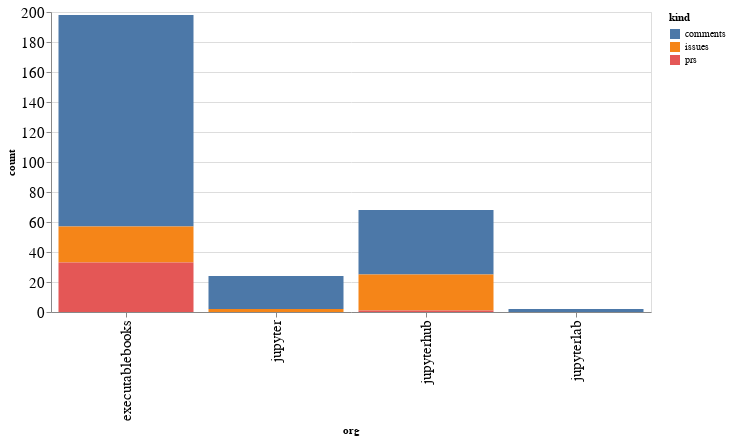

Notebook cell for this chart:
### Code cell
alt.Chart(org_summaries, width=600).mark_bar().encode(
    x='org',
    y='count',
    color='kind',
    tooltip="org"
)

### Figure 1 — Vega-Lite specification as saved in the notebook (floating-point values rounded to 4 significant figures)
{"config": {"axisLeft": {"labelFontSize": 15}, "axisBottom": {"labelFontSize": 15}}, "data": {"name": "data-86e26973e544b2601364002d44760a61"}, "mark": "bar", "encoding": {"color": {"type": "nominal", "field": "kind"}, "tooltip": {"type": "nominal", "field": "org"}, "x": {"type": "nominal", "field": "org"}, "y": {"type": "quantitative", "field": "count"}}, "width": 600, "$schema": "https://vega.github.io/schema/vega-lite/v4.8.1.json", "datasets": {"data-86e26973e544b2601364002d44760a61": [{"org": "executablebooks", "kind": "comments", "count": 141}, {"org": "executablebooks", "kind": "issues", "count": 24}, {"org": "executablebooks", "kind": "prs", "count": 33}, {"org": "jupyter", "kind": "comments", "count": 22}, {"org": "jupyter", "kind": "issues", "count": 2}, {"org": "jupyterhub", "kind": "comments", "count": 43}, {"org": "jupyterhub", "kind": "issues", "count": 24}, {"org": "jupyterhub", "kind": "prs", "count": 1}, {"org": "jupyterlab", "kind": "comments", "count": 2}]}}
